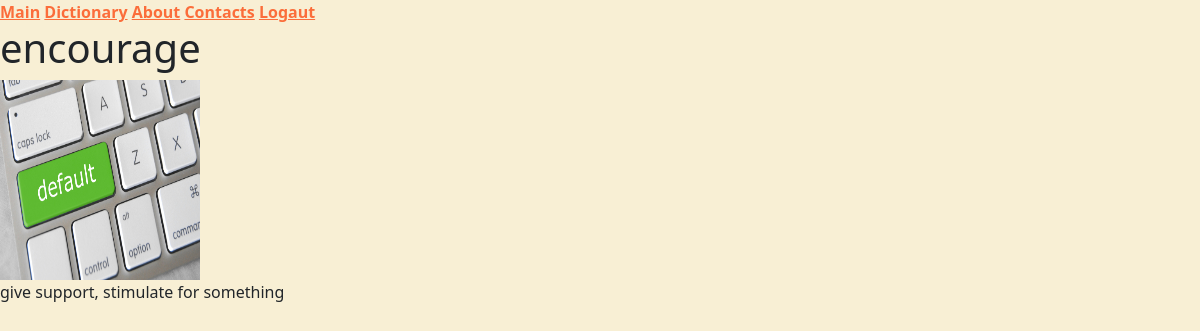
/dictionary/114/ (signed in), run on the app's committed database.
### main/models.py (models this page shows, shortened)
class Word(models.Model):
    word = models.CharField(max_length=200)
    image = models.ImageField(
    upload_to='../images/', default='../images/default.jpg', blank=True
    )
    translation = models.CharField(max_length=500)
    right_ansver = models.DecimalField(max_digits = 2, decimal_places = 0, default=0)

### main/views.py (the view)
# urls.py: path('dictionary/<int:pk>/', WordDetailView.as_view(), name='word-detail'),
class WordDetailView(DetailView):
    template_name = 'main/word_detail.html'
    queryset = Word.objects.all()

### main/templates/main/word_detail.html (shortened to what this page needs)
{% extends 'main/base.html' %}
{% block content %}
<h1>{{ object.word}}</h1>
<img src='{{ object.image.url }}' width="200" height="200" alt="none">
<p>{{ object.translation}}</p>
{% endblock  %}

### static/css/styles.css (style rules this page uses)
body { background-color: #F8EFD4; }

### data on the page
Word: word "encourage", image (placeholder picture), translation "give support, stimulate for something"
